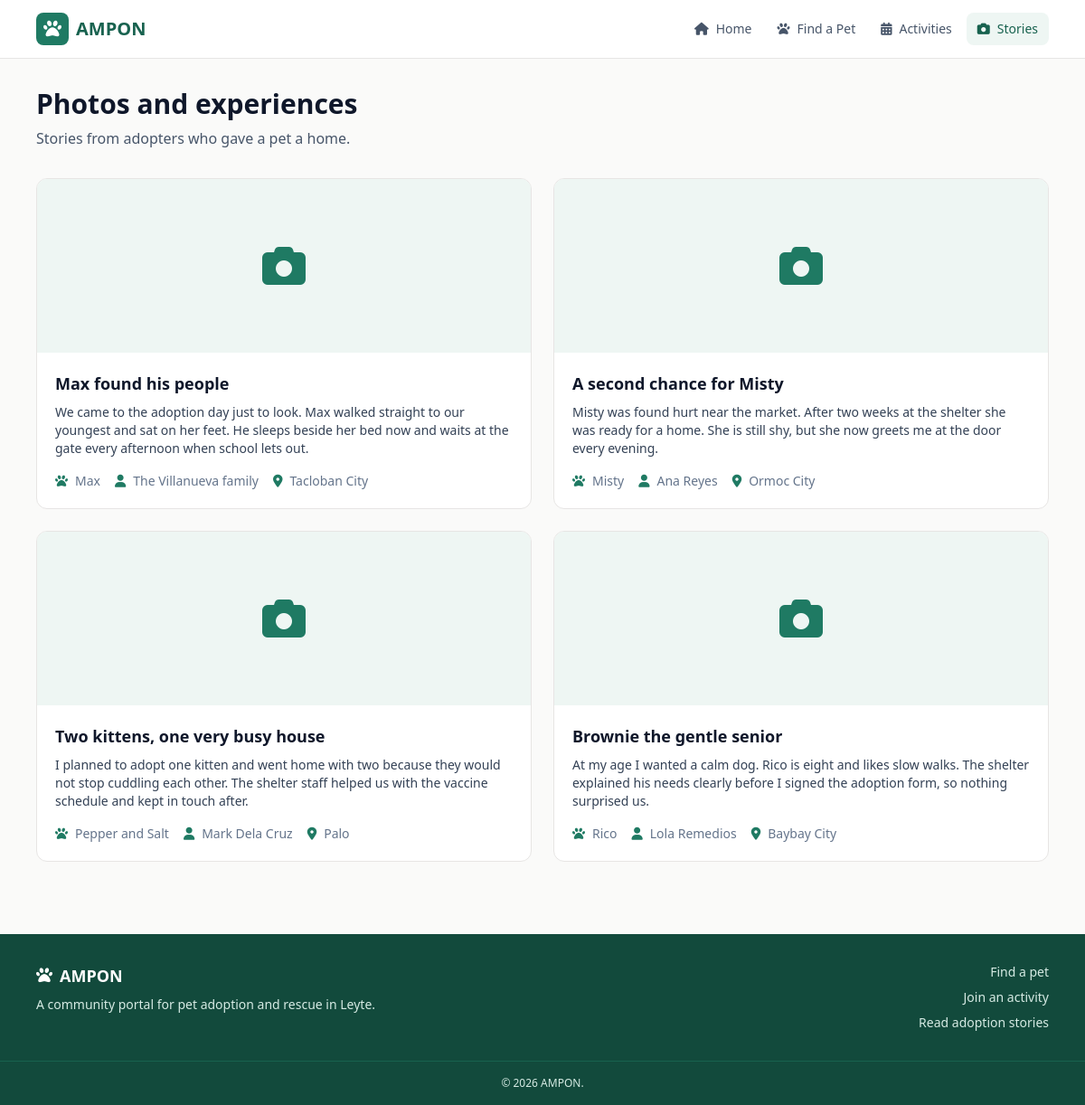
The page /stories.php on the database its author committed.
### tables this page shows
CREATE TABLE `stories` (
  `id` int(11) NOT NULL,
  `title` varchar(120) NOT NULL,
  `pet_name` varchar(60) NOT NULL,
  `adopter_name` varchar(80) NOT NULL,
  `municipality` varchar(80) NOT NULL,
  `story` text NOT NULL,
  `story_date` date NOT NULL,
  `image` varchar(120) DEFAULT NULL
);

### helpers.php (called while the page is built, shortened)
<?php
function e($value): string
{
    return htmlspecialchars((string)$value, ENT_QUOTES, 'UTF-8');
}
function photo_path(?string $file): ?string
{
    if (!$file) return null;
    $name = basename($file);
    return is_file(__DIR__ . '/../assets/img/' . $name) ? 'assets/img/' . $name : null;
}
    ?>

### stories.php (the view, shortened to what this page needs)
<?php
require __DIR__ . '/config.php';
$stories = $pdo->query("SELECT * FROM stories ORDER BY story_date DESC, id DESC")->fetchAll();
require __DIR__ . '/includes/header.php';
?>
<section class="max-w-6xl mx-auto px-4 py-8">
  <h1 class="text-3xl font-bold text-slate-900">Photos and experiences</h1>
  <p class="text-slate-600 mt-2">Stories from adopters who gave a pet a home.</p>
  <div class="mt-8 grid gap-6 md:grid-cols-2">
    <?php foreach ($stories as $s): $img = photo_path($s['image']); ?>
      <article class="bg-white rounded-xl border border-stone-200 overflow-hidden flex flex-col">
        <div class="h-48 bg-brand-50 flex items-center justify-center">
          <?php if ($img): ?>
            <img src="<?= e($img) ?>" alt="<?= e($s['pet_name']) ?> with its new family" class="h-full w-full object-cover">
          <?php else: ?>
            <i class="fa-solid fa-camera text-5xl text-brand-600" aria-hidden="true"></i>
          <?php endif; ?>
        </div>
        <div class="p-5 flex-1 flex flex-col">
          <h2 class="text-lg font-semibold text-slate-900"><?= e($s['title']) ?></h2>
          <p class="text-slate-700 text-sm mt-2 flex-1"><?= e($s['story']) ?></p>
          <div class="mt-4 text-sm text-slate-500 flex flex-wrap gap-x-4 gap-y-1">
            <span class="flex items-center gap-2"><i class="fa-solid fa-paw text-brand-600" aria-hidden="true"></i><?= e($s['pet_name']) ?></span>
            <span class="flex items-center gap-2"><i class="fa-solid fa-user text-brand-600" aria-hidden="true"></i><?= e($s['adopter_name']) ?></span>
            <span class="flex items-center gap-2"><i class="fa-solid fa-location-dot text-brand-600" aria-hidden="true"></i><?= e($s['municipality']) ?></span>
          </div>
        </div>
      </article>
    <?php endforeach; ?>
  </div>
</section>
<?php require __DIR__ . '/includes/footer.php'; ?>

### rows shown on the page
stories: title "Max found his people", story "We came to the adoption day just to look. Max walked straight to our youngest and sat on her feet. He sleeps beside her bed now and waits at the gate every afternoon when school lets out.", pet_name "Max", adopter_name "The Villanueva family", municipality "Tacloban City"
stories: title "A second chance for Misty", story "Misty was found hurt near the market. After two weeks at the shelter she was ready for a home. She is still shy, but she now greets me at the door every evening.", pet_name "Misty", adopter_name "Ana Reyes", municipality "Ormoc City"
stories: title "Two kittens, one very busy house", story "I planned to adopt one kitten and went home with two because they would not stop cuddling each other. The shelter staff helped us with the vaccine schedule and kept in touch after.", pet_name "Pepper and Salt", adopter_name "Mark Dela Cruz", municipality "Palo"
stories: title "Brownie the gentle senior", story "At my age I wanted a calm dog. Rico is eight and likes slow walks. The shelter explained his needs clearly before I signed the adoption form, so nothing surprised us.", pet_name "Rico", adopter_name "Lola Remedios", municipality "Baybay City"

### other values the page prints
$label "Home"
$label "Find a Pet"
$label "Activities"
$label "Stories"
